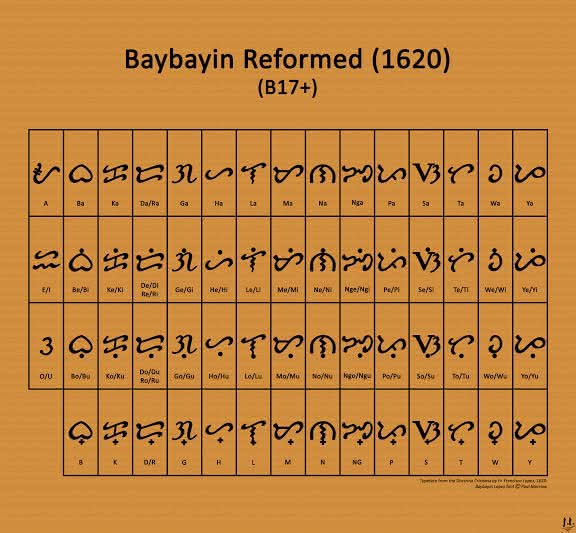
#> input picture frontend/assets/images/baybayin_chart.jpg, 576 x 533 px
$ python -i baybayin_pen_service.py   (imports and definitions only)   (older library calls are emulated)
#> lines starting #> are read from the running program, lines starting #| are printed output that depends on the picture
import base64
import io
import os
import re
import uuid

import cv2 as _cv2_raw
import numpy as np


# ---- CRASH GUARD FOR OPENCV ON ANDROID ----
# The Android build of OpenCV (4.5.1, Chaquopy) sometimes reads a few bytes
# PAST the end of an image it is given (fast SIMD code). Arrays OpenCV makes
# itself have spare bytes at the end, but NumPy arrays don't - so when an
# image happens to end exactly at a memory-page edge the app is killed with
# SIGSEGV inside cv2.so (random, more likely with many letters = many small
# crops). Fix: every NumPy image given to OpenCV is first copied into a
# buffer with 256 spare bytes after it. The pixels are identical, so the
# results are identical; the copy costs only a few milliseconds.
_CV_SPARE_BYTES = 256


def _cv_padded(a):
    if not isinstance(a, np.ndarray) or a.size == 0:
        return a
    buf = np.empty(a.nbytes + _CV_SPARE_BYTES, dtype=np.uint8)
    view = buf[:a.nbytes].view(a.dtype).reshape(a.shape)
    view[...] = a
    return view


class _SafeCV2:
    def __init__(self, module):
        self._module = module
        self._wrapped = {}

    # [11 lines left out: function __getattr__, not called in this run]


cv2 = _SafeCV2(_cv2_raw)


# ---- SAFE DILATION (no OpenCV) ----
# OpenCV's dilate in the Android OpenCV 4.5.1 build can crash the app
# (SIGSEGV) when the kernel is about as big as the image - e.g. a 45x45
# kernel on a small single-letter crop (seen in the phone crash report:
# dilate inside find_glyph_clusters). The over-read happens in OpenCV's own
# buffers, so the padding guard above cannot help. Every dilation here uses
# a rectangle kernel, which is just a "max over a box" - done below in
# NumPy instead. Gives exactly the same result as OpenCV (checked).
# [28 lines left out: functions _max_along, _dilate_rect, not called in this run]
from PIL import Image as PILImage, ImageOps
try:
    from skimage.feature import hog
except ImportError:
    # Offline Android app (Chaquopy): no scikit-image on the phone, so use
    # the NumPy port, which gives the same features (see baybayin_hog.py)
    from baybayin_hog import hog

from baybayin_disambiguation import resolve_output_parts

TEMP_ROOT = 'temp_crops'


# [5 lines left out: function decode_grayscale_exif_corrected, not called in this run]


# ---- BLUR DETECTION ----
# Runs on the RAW decoded image, BEFORE enhance_image_quality's unsharp-
# mask sharpening step - sharpening would artificially inflate the
# Laplacian variance and defeat this check.
BLUR_RESIZE_WIDTH = 800
# STARTING ESTIMATE - not yet calibrated. Take several genuinely sharp
# and several genuinely blurry photos with your test devices, run
# compute_blur_score on each with debug=True, and set this threshold
# from the real gap between those two groups' scores.
BLUR_VARIANCE_THRESHOLD = 60.0

BLURRY_IMAGE_MESSAGE = (
    'Image too blurry to process. Please hold the phone steady, '
    'ensure good lighting, and retake the photo.'
)


# [10 lines left out: function compute_blur_score, not called in this run]


# ---- PEN ONLY: quality enhancement for weak/inconsistent phone cameras ----
MIN_LONG_SIDE_PX = 1000


def enhance_image_quality(gray_img):
    """
    Recovers usable ink detail from a low-quality phone photo before it
    goes into Otsu binarization. Denoise first so CLAHE doesn't amplify
    noise, then sharpen last so the unsharp mask sharpens real edges.
    """
    height, width = gray_img.shape[:2]
    long_side = max(height, width)
    if long_side < MIN_LONG_SIDE_PX:
        scale = MIN_LONG_SIDE_PX / float(long_side)
        gray_img = cv2.resize(
            gray_img, None, fx=scale, fy=scale, interpolation=cv2.INTER_CUBIC
        )

    denoised = cv2.fastNlMeansDenoising(
        gray_img, h=7, templateWindowSize=7, searchWindowSize=21
    )
    clahe = cv2.createCLAHE(clipLimit=2.0, tileGridSize=(8, 8))
    contrasted = clahe.apply(_cv_padded(denoised))
    blurred = cv2.GaussianBlur(contrasted, (0, 0), sigmaX=3)
    sharpened = cv2.addWeighted(contrasted, 1.5, blurred, -0.5, 0)
    return sharpened


def ensure_dirs():
    os.makedirs(TEMP_ROOT, exist_ok=True)


_UNSAFE_FILENAME_CHARS = re.compile(r'[^A-Za-z0-9_-]')


def _safe_filename_part(text):
    """Makes a class name safe to use inside a filename."""
    return _UNSAFE_FILENAME_CHARS.sub('-', str(text)) or 'unknown'


# [34 lines left out: functions _crop_label_prefix, preprocess_image, _estimate_stroke_thickness, not called in this run]


# ---- PEN: NOISE REMOVAL (runs on the black/white page, BEFORE line finding) ----
# Only whole separate ink pieces are deleted; the letters' strokes are
# never blurred, thickened or thinned, so the HOG shape the model was
# trained on stays exactly the same (no retraining needed).
# Every size is measured against YOUR writing: L = typical letter height,
# t = pen stroke thickness - so it works for small and big handwriting.
NOISE_MIN_PIECES_FOR_STATS = 3      # need at least 3 letter-sized pieces to judge
NOISE_SMALL_FRAC = 0.35             # piece < 35% of L (both sides) = "small"
NOISE_KUDLIT_REACH_FRAC = 0.6       # small piece within 0.6 L above/below a letter = kudlit, keep
NOISE_KUDLIT_SIDE_FRAC = 0.1        # ... and horizontally within 0.1 L of that letter
NOISE_KUDLIT_OWNER_MAX_FRAC = 3.0  # a kudlit's letter may be up to 3 L wide (Nga is wide)
NOISE_MIN_MARK_AREA_STROKES = 0.5   # ink area < 0.5 x stroke^2 = too tiny even for a pen dot
NOISE_LINE_LONG_FRAC = 3.0          # longer than 3 L ...
NOISE_LINE_THIN_FRAC = 0.5          # ... and thinner than 0.5 L = notebook / margin line
NOISE_EDGE_BIG_FRAC = 2.0           # touches photo border and > 2 L = shadow / table / paper edge
NOISE_BLOB_SIZE_FRAC = 2.5          # both sides > 2.5 L ...
NOISE_BLOB_INK_FRAC = 1.5           # ... and ink area > 1.5 L^2 = finger / stain / solid blob


# [92 lines left out: function remove_noise, not called in this run]


# ---- PEN: "NOT A BASE LETTER" CHECK (runs on each glyph before it is kept) ----
# The SVM has no "noise" class, so it always answers with SOME letter.
# These shape checks catch pieces that cannot be a base character.
NOT_BASE_SMALL_FRAC = 0.45      # glyph smaller than 45% of a normal letter (both sides) = lone mark
NOT_BASE_MAX_ASPECT = 4.0       # 4x wider than tall (or taller than wide) = line piece
NOT_BASE_MAX_FILL = 0.65        # ink covers > 65% of its box = solid blob, not pen strokes


# ---- "WRITTEN ON PAPER?" CHECK ----
# Pen / marker letters sit on plain paper: after the lighting correction
# the paper around a letter is almost perfectly flat (spread ~0), and the
# ink is much darker. A wall, table, cloth or floor pattern that got
# binarized has a BUSY background instead. The ratio below is the
# background's spread divided by how much darker the ink is:
#   handwriting on paper ~0.00, textures/patterns ~0.07 - 0.7
TEXTURE_RATIO_MAX = 0.06
# whole photo rejected when at least this share of the glyph candidates
# sit on a textured background (see the page check in preprocess_and_predict)
PAGE_TEXTURE_REJECT_FRAC = 0.35
# whole photo rejected when fewer than half of the glyph candidates are
# kept as letters (a photo of a room, furniture or a screen)
PAGE_KEEP_MIN_FRAC = 0.5
PAGE_KEEP_MIN_CANDIDATES = 8
# ... or when a smaller share (>= 20%) is on texture AND the "letters" that
# are left have very uneven heights (door/chair/furniture edges). Real
# writing: texture share <= 9% and height spread <= 0.46 in our tests.
PAGE_TEXTURE_SOFT_FRAC = 0.20
PAGE_HEIGHT_SPREAD_MAX = 0.75


# [16 lines left out: function background_texture_ratio, not called in this run]


# ---- "ON THE PAPER?" COLOUR CHECK ----
# A textured table / mat / cloth at the edge of the photo can pass the
# check above when the pattern is dense (almost everything around it turns
# black, so its "background" looks flat). The surface is still a different
# COLOUR from the paper: paper is near-gray (white, or gray in a shadow),
# a wooden table or woven mat is brown/coloured. So for each glyph the
# saturation (colourfulness) of the area around it is compared with the
# paper's: much more colourful = the glyph is on the surface, not the paper.
# Shadows on the paper stay gray, so letters in shadows are kept.
OFF_PAPER_SAT_DIFF = 40        # 0-255 scale; paper ~0-40, brown mat ~90-150
OFF_PAPER_WORK_SIDE = 800      # colour is checked on a small copy (fast)
OFF_PAPER_MIN_VALUE = 50       # ignore very dark pixels (their colour is noise)


class _PaperColour:
    # [41 lines left out: functions __init__, from_bytes, saturation_above_paper, not called in this run]


# ---- "LATIN / PRINTED WORD?" CHECK ----
# A photo of ordinary (Latin) text - a screen, a printed page - makes
# whole WORDS come out as one "glyph": several small separate letters side
# by side in one wide box. A Baybayin letter is one main shape (its kudlit
# sits above/below it, not beside it), so this never happens with real
# Baybayin: 0% of the glyphs in our handwriting tests vs 40-55% on a photo
# of a screen with Latin text.
LATIN_WORD_MIN_PIECES = 3        # >= 3 pieces side by side ...
LATIN_WORD_MIN_ASPECT = 1.6      # ... in a box >= 1.6x wider than tall
# whole photo rejected when this share of the candidates are such words
PAGE_LATIN_REJECT_FRAC = 0.15
PAGE_LATIN_MIN_COUNT = 3


# [34 lines left out: functions looks_like_latin_word, not_a_base_reason, not called in this run]


# ---- PEN: automatic deskew (runs BEFORE line-band detection) ----
DESKEW_ANGLE_RANGE_DEGREES = 15.0
DESKEW_ANGLE_STEP_DEGREES = 0.5


# [34 lines left out: functions estimate_skew_angle, _invert_point, map_box_to_original, not called in this run]


# ---- PEN: line-band isolation (runs BEFORE any segmentation) ----
LINE_BAND_SMOOTH_FRAC = 0.02
LINE_BAND_RUN_FRAC = 0.3
LINE_BAND_MERGE_GAP_FRAC = 0.6
LINE_BAND_MIN_GAP_PX = 5
LINE_BAND_EXPAND_FRAC = 0.5
# Two runs separated by a small gap are joined only if one of them is
# short (a row of kudlit marks, or part of a line). Two full-height runs
# are two separate lines even when the writer put the lines close
# together (before, tightly written lines were read as one line).
LINE_BAND_FULL_LINE_FRAC = 0.6


# [172 lines left out: functions _row_letter_counts, find_line_bands, split_into_line_masks, otsu_1d_threshold, not called in this run]


WORD_GAP_CLIP_FRAC = 2.0  # gaps wider than 2 letter widths count as 2 when finding the threshold


# [31 lines left out: function group_line_boxes_into_words, not called in this run]


# ---- PEN: adaptive initial-segmentation merge kernel ----
SEGMENT_MERGE_WIDTH_MULTIPLIER = 2.0
SEGMENT_MERGE_HEIGHT_MULTIPLIER = 14.0
SEGMENT_MERGE_MIN_WIDTH = 5
SEGMENT_MERGE_MAX_WIDTH = 15
SEGMENT_MERGE_MIN_HEIGHT = 35
SEGMENT_MERGE_MAX_HEIGHT = 70


# [69 lines left out: functions estimate_segment_merge_kernel, segment_glyphs, tighten_boxes, tight_crop_glyph_with_offset, not called in this run]


# ---- PEN: glyph re-split clustering (post initial segmentation) ----
GLYPH_CLUSTER_THICKNESS_MULTIPLIER = 4.5
GLYPH_CLUSTER_MIN_KERNEL = 10
GLYPH_CLUSTER_MAX_KERNEL = 45
GLYPH_REFINE_MIN_AREA = 20
SPLIT_GUARD_SIZE_RATIO_THRESHOLD = 0.45


# [54 lines left out: functions estimate_glyph_cluster_kernel, find_glyph_clusters, tighten_to_ink, split_into_single_glyphs, not called in this run]


# ---- MODEL INPUT NORMALIZATION ----
# Must produce EXACTLY the same framing as the training data, which was
# made by clean_raw_glyph: crop to ink, add a margin of MARGIN_FRAC *
# the longer side, pad to a centered square (no stretching), resize to
# 56x56 with INTER_AREA. MODEL_MARGIN_FRAC must stay equal to
# MARGIN_FRAC in the raw photo cleaner - if you change one, change the
# other, re-clean the dataset and retrain.
MODEL_INPUT_SIZE = 56
MODEL_MARGIN_FRAC = 0.12


# [13 lines left out: function normalize_for_model, not called in this run]


def _to_model_float(mask):
    return normalize_for_model(mask).astype(np.float32) / 255.0


# ---- PEN: post-segmentation stray-diacritic merge ----
# Lowered from 0.5: hand-drawn crosses are often shifted to one side of
# the letter they belong to, so requiring half of the cross's width to
# sit directly above/below the letter left too many of them unmerged.
DIACRITIC_MERGE_MIN_HORIZONTAL_OVERLAP_FRAC = 0.3
DIACRITIC_MERGE_MAX_VERTICAL_GAP_MULTIPLIER = 3.0
DIACRITIC_MERGE_ABSOLUTE_GAP_CAP_MULTIPLIER = 2.5
DIACRITIC_MERGE_SIZE_RATIO_THRESHOLD = 0.45


# [76 lines left out: functions _boxes_horizontal_overlap_frac, _boxes_vertical_gap, merge_stray_diacritic_boxes, not called in this run]


# A real base glyph is never this small next to its neighbors. Anything
# that is still this small AFTER the merge step is an orphaned fragment
# (e.g. a piece of a cross), and would otherwise be forced into some
# class by the SVM, which has no "noise" class.
ORPHAN_FRAGMENT_MIN_FRAC = 0.35


# [20 lines left out: functions drop_orphan_fragments, format_paragraph, not called in this run]


def _class_name(classes, prediction):
    return classes[int(prediction)] if not isinstance(prediction, str) else prediction


# [13 lines left out: functions _predict_with_confidence, _distance_transform_gap, not called in this run]


# ---- PEN: base/diacritic separation ----
GAP_THICKNESS_MULTIPLIER = 1.0  # TODO: still being calibrated
MAX_GAP_THRESHOLD_PIXELS = 3.0
MIN_PIXELS_FOR_SHAPE_ANALYSIS = 16
SOLIDITY_THRESHOLD = 0.80


# [32 lines left out: function separate_base_and_diacritic, not called in this run]


AMBIGUOUS_CONSONANT_SLOTS = {'DA': '{d/r}'}


# [155 lines left out: function classify_glyph, not called in this run]


_AMBIGUITY_SLOT_PATTERN = re.compile(r'\{[a-z]/[a-z]\}')


def _resolved_length(char_fragment):
    return len(_AMBIGUITY_SLOT_PATTERN.sub('x', char_fragment))


# [336 lines left out: functions apply_resolved_word_to_chars, preprocess_and_predict, not called in this run]

>>> import cv2
>>> picture = cv2.imread('../../../../../assets/images/baybayin_chart.jpg', cv2.IMREAD_GRAYSCALE)
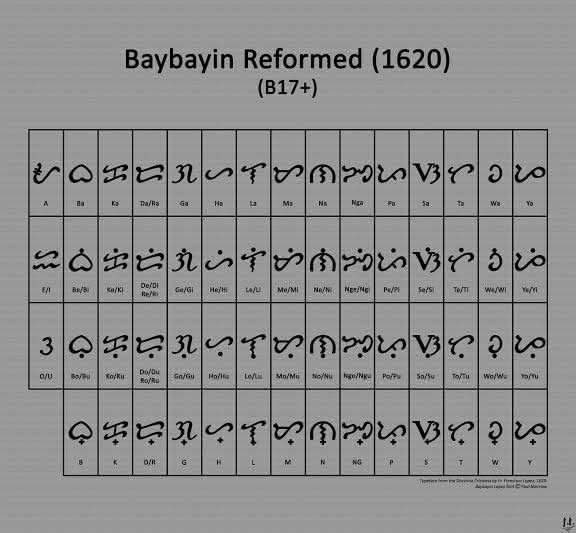
#> picture: shape (533, 576); min 0, max 200, mean 141.4
>>> result = enhance_image_quality(picture)
#> in enhance_image_quality, `gray_img = cv2.resize( gray_img, None, fx=scale, fy=scale, interpolati..`:
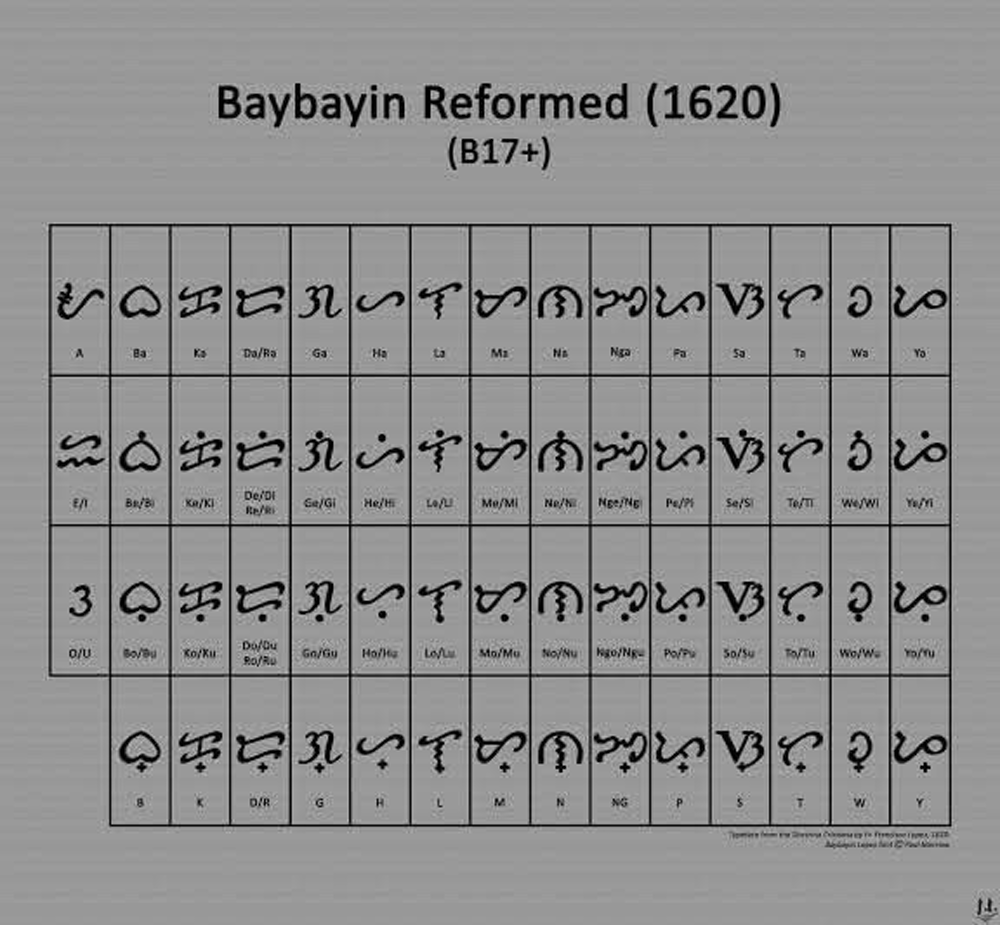
#> gray_img: shape (925, 1000); min 0, max 201, mean 141.4
#> in _cv_padded, `view = buf[:a.nbytes].view(a.dtype).reshape(a.shape)`:
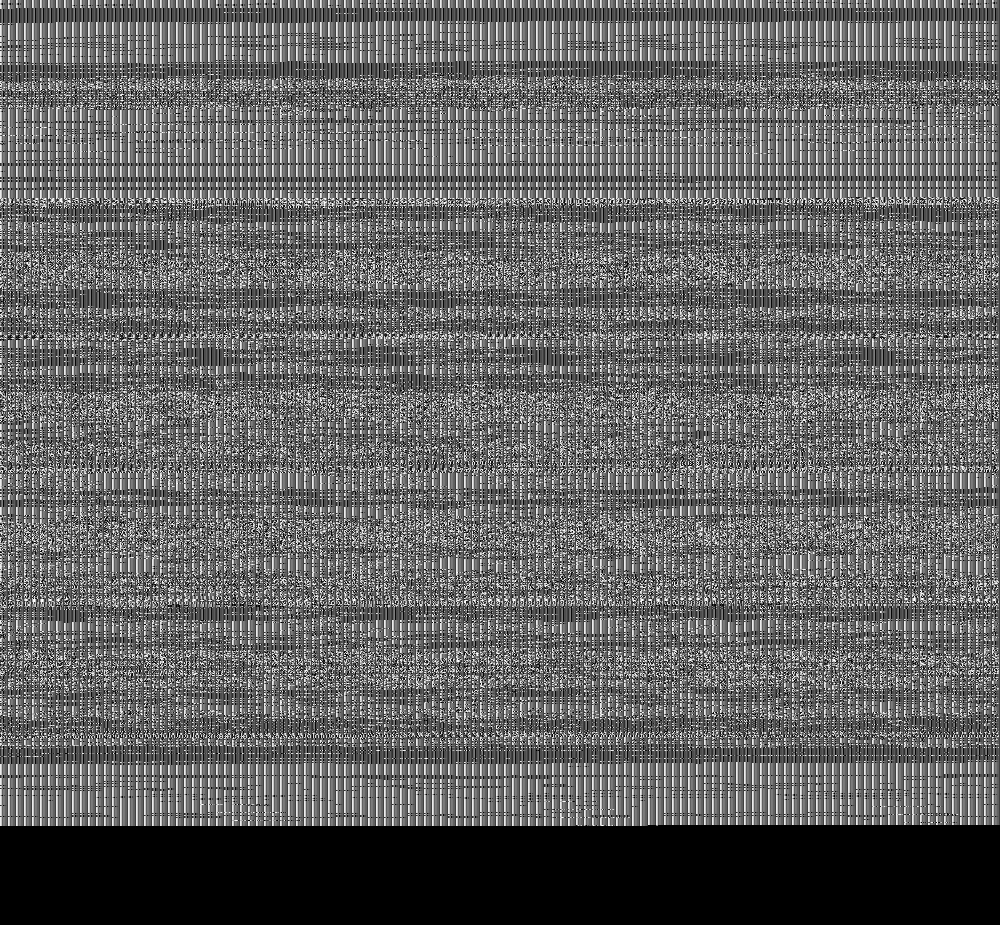
#> view: shape (925, 1000); min 0, max 255, mean 98
#> in enhance_image_quality, `blurred = cv2.GaussianBlur(contrasted, (0, 0), sigmaX=3)`:
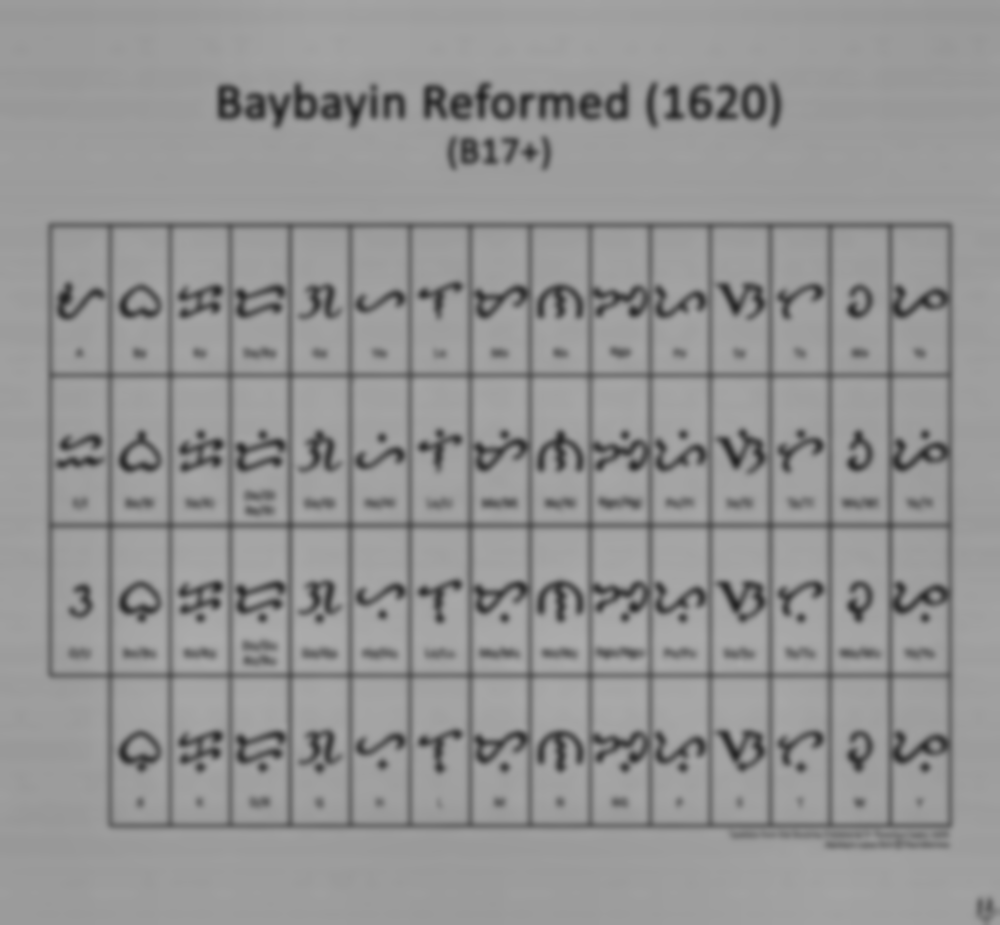
#> blurred: shape (925, 1000); min 37, max 172, mean 148.1
#> in enhance_image_quality, `sharpened = cv2.addWeighted(contrasted, 1.5, blurred, -0.5, 0)`:
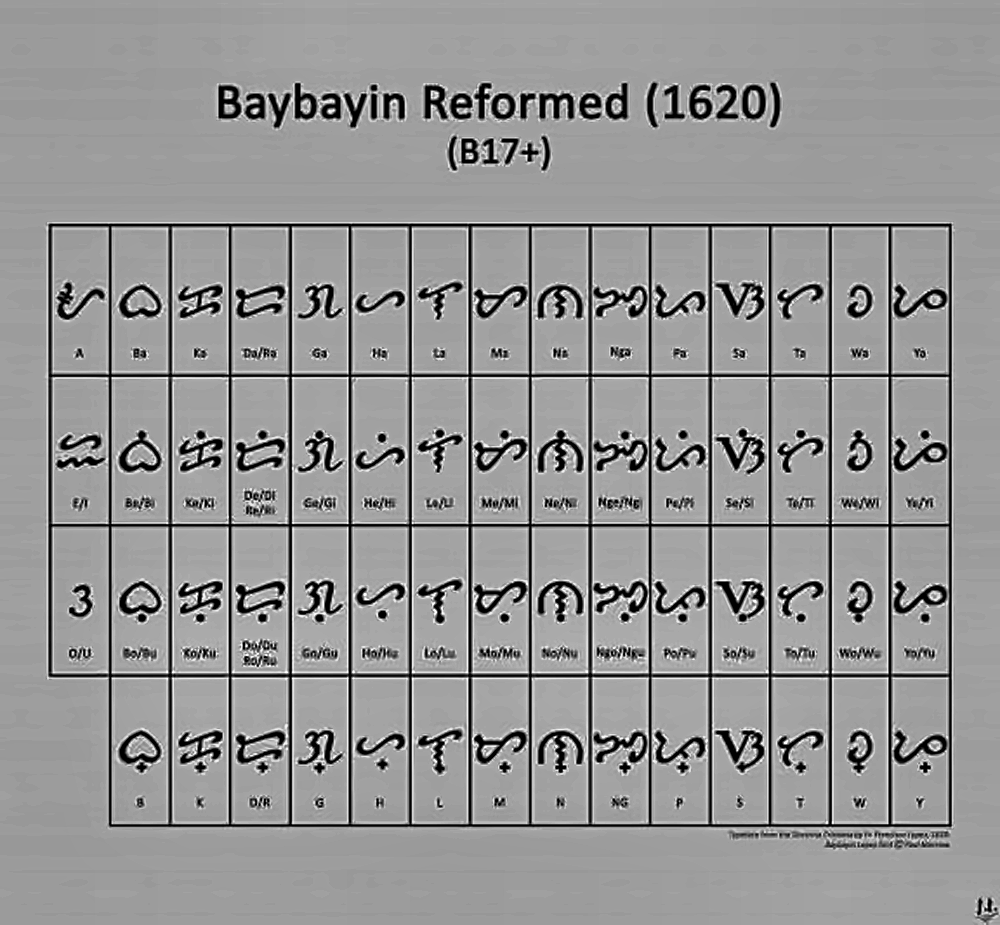
#> sharpened: shape (925, 1000); min 0, max 255, mean 149
